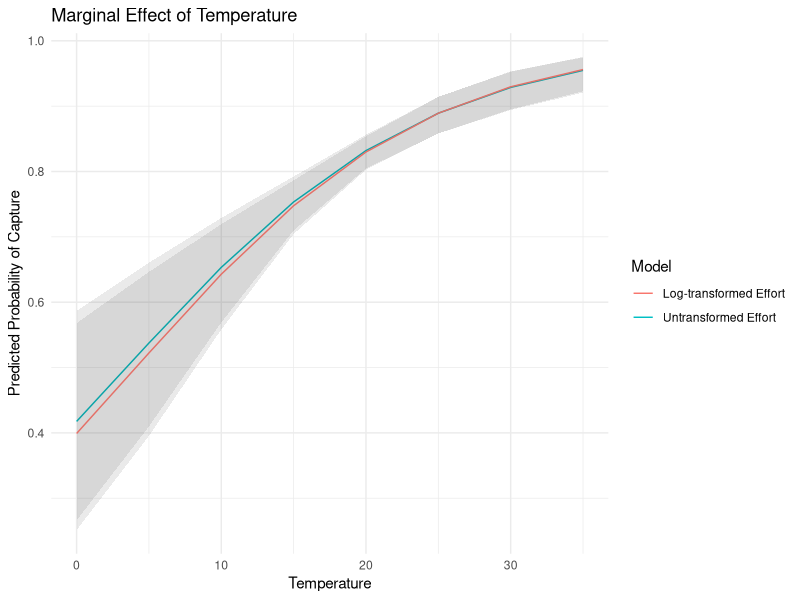
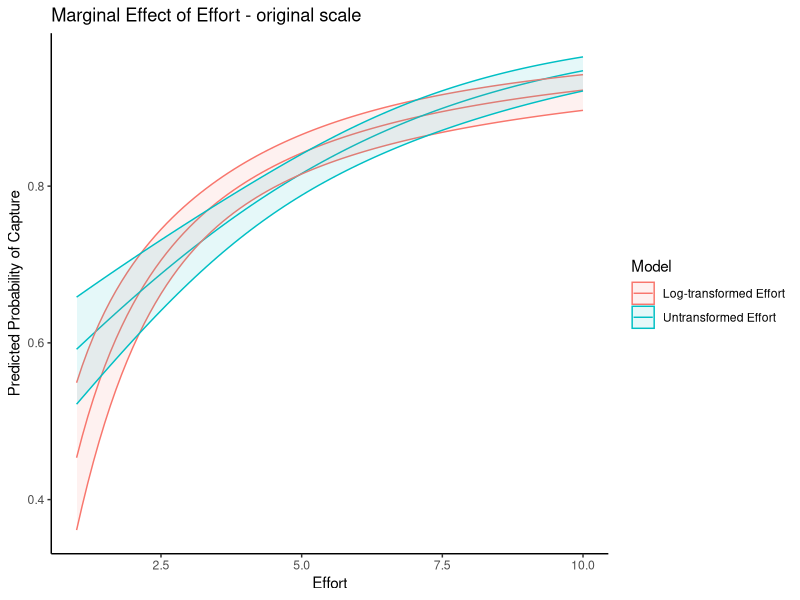
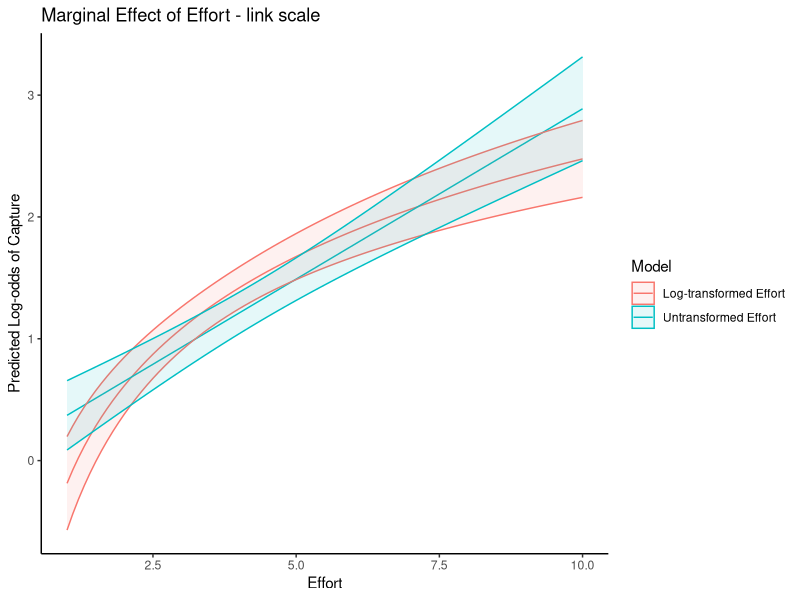
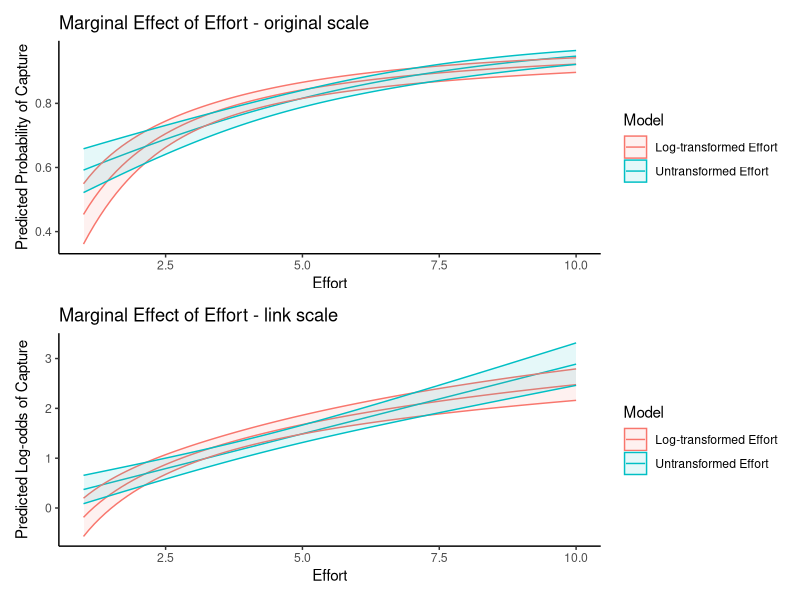

Generate these figures, in order, with R:
##############################################################
####   Code to generate and evaluate catch data...        ####
####   ... given Site, Temperature, and Effort effects... ####
####   ... to test how to best model Effort in GLMs.      ####
####   J.A.Smith NSW DPI 30/8/24                          ####
##############################################################

## This script generates an example figure showing the difference in 
## assumed effort-probability relationship when adding an effort
## covariate to a binomial GLM (Figure S2)

## It generates biniomial data from a logistic driven by temperature and effort
## Then explore the relative shape of transformed and untransformed effort covariates
## The goal is not to show the most suitable for these data, just their relative shapes
## on link and original scales
## Here "capture" means sampling/detecting/observing etc


# Load libraries
library(ggplot2)
library(ggeffects)
library(patchwork)

#set.seed(117)

# Create fake data
n <- 1000
temperature <- rnorm(n, mean=20, sd=5)
effort <- runif(n, min=1, max =10)
logit_p <- -2 + 0.1*temperature + 0.3*effort
p <- 1 / (1 + exp(-logit_p))
capture <- rbinom(n, size=1, prob=p)

data <- data.frame(capture=capture, temperature=temperature, effort=effort)
data$logEffort <- log(data$effort)

# Fit binomial glms
model1 <- glm(capture ~ temperature + effort, family=binomial, data=data)
model2 <- glm(capture ~ temperature + logEffort, family=binomial, data=data)

#summary(model1)
#summary(model2)

# Calculate marginal effects
marg_temp1 <- predict_response(model1, terms="temperature")
marg_temp2 <- predict_response(model2, terms="temperature")
newdata <- data.frame(effort=seq(1,10,by=0.1), temperature=20.08)
marg_effort1 <- predict_response(model1, terms=newdata)
newdata <- data.frame(logEffort=log(seq(1,10, by=0.1)), temperature=20.08)
marg_effort2 <- predict_response(model2, terms=newdata)
marg_effort2$x <- exp(marg_effort2$x)  #transform back to original scale

# Combine
marg_effort1$model <- "Untransformed Effort"
marg_effort2$model <- "Log-transformed Effort"
marg_effort_combined <- rbind(marg_effort1, marg_effort2)

# Calculate on link scale
marg_effort1$predicted_link <- qlogis(marg_effort1$predicted)
marg_effort1$conf.low_link <- qlogis(marg_effort1$conf.low)
marg_effort1$conf.high_link <- qlogis(marg_effort1$conf.high)

marg_effort2$predicted_link <- qlogis(marg_effort2$predicted)
marg_effort2$conf.low_link <- qlogis(marg_effort2$conf.low)
marg_effort2$conf.high_link <- qlogis(marg_effort2$conf.high)

marg_effort_combined_link <- rbind(marg_effort1, marg_effort2)

# Plot marginal effects on original scale
plot_temp <- ggplot() +
  geom_line(data = marg_temp1, aes(x = x, y = predicted, color = "Untransformed Effort")) +
  geom_ribbon(data = marg_temp1, aes(x = x, ymin = conf.low, ymax = conf.high), alpha = 0.1) +
  geom_line(data = marg_temp2, aes(x = x, y = predicted, color = "Log-transformed Effort")) +
  geom_ribbon(data = marg_temp2, aes(x = x, ymin = conf.low, ymax = conf.high), alpha = 0.1) +
  labs(title = "Marginal Effect of Temperature",
       x = "Temperature",
       y = "Predicted Probability of Capture",
       color = "Model") +
  theme_minimal()

plot_effort <- ggplot(marg_effort_combined, aes(x = x, y = predicted, color = model)) +
  geom_line() +
  geom_ribbon(aes(ymin = conf.low, ymax = conf.high, fill = model), alpha = 0.1) +
  labs(title = "Marginal Effect of Effort - original scale",
       x = "Effort",
       y = "Predicted Probability of Capture",
       color = "Model",
       fill = "Model") +
  theme_classic()

# Plot effort marginal effect on link scale
plot_effort_link <- ggplot(marg_effort_combined_link, aes(x = x, y = predicted_link, color = model)) +
  geom_line() +
  geom_ribbon(aes(ymin = conf.low_link, ymax = conf.high_link, fill = model), alpha = 0.1) +
  labs(title = "Marginal Effect of Effort - link scale",
       x = "Effort",
       y = "Predicted Log-odds of Capture",
       color = "Model",
       fill = "Model") +
  theme_classic()

# Display plots
print(plot_temp)
print(plot_effort)
print(plot_effort_link)

plot_effort / plot_effort_link
